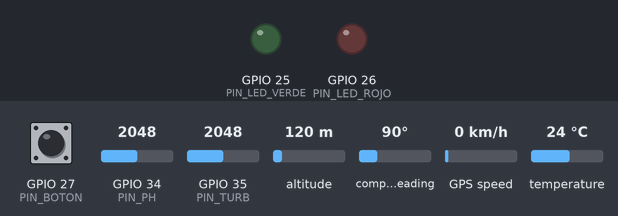
Recording of a sketch running on a simulated ESP32. Shown: output pins drawn as LEDs (lit = HIGH). Dashed ring = blinking. The test bench sets the inputs (shaded band); at power-on: GPIO 27 (PIN_BOTON) HIGH, GPIO 34 (PIN_PH) = 2048, GPIO 35 (PIN_TURB) = 2048, altitude 120 m, compass heading 90°, GPS speed 0 km/h, temperature 24 °C. WiFi joins after 1.5 s; servers stay silent unless stated; the local clock reads 2024-03-15 10:24:30 at power-on unless the sketch sets it; storage starts empty; the GPS gets a fix after 3 s at 37.7749, -122.4194 with 8 satellites; what the sketch prints to the serial monitor is not drawn.

Above: at 0.9 s.
At 3.7 s:
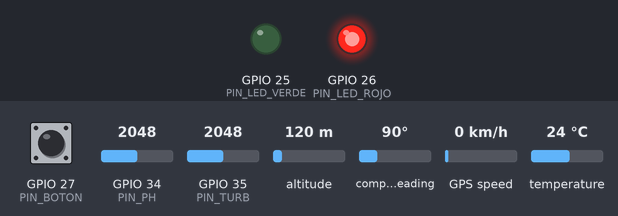
3.8 s: GPIO 27 (PIN_BOTON) pulled LOW for 0.15 s
At 5.05 s:
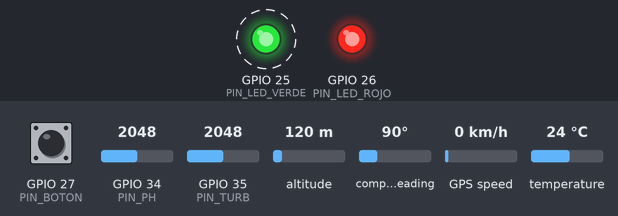
Timing chart, 0 to 7.1 s (numbered marks = the images above; inputs shaded):
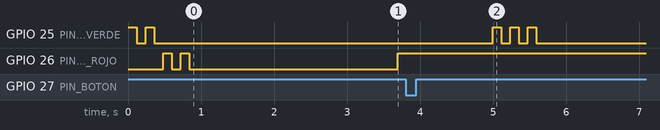

Measured:
- after the input at 3.8 s, GPIO 25 (PIN_LED_VERDE): alternates HIGH for 0.12 s and LOW for 0.12 s, 6 changes in all, then stays LOW, starting after 1.2 s

The sketch:

equipo_iot.ino
```cpp
// Equipo IoT - Rio San Juan de Rancas
// Mide temperatura (DS18B20), pH y turbidez. Muestra por USB, guarda en microSD
// con fecha y hora, envia a ThingSpeak por WiFi y avisa con dos LEDs.
// El reloj, la microSD, el GPS, el boton y los LEDs son opcionales: si no estan
// conectados, el equipo sigue funcionando sin ellos.
// Monitor serie a 115200.

#include <WiFi.h>
#include <HTTPClient.h>
#include <OneWire.h>
#include <DallasTemperature.h>
#include <Wire.h>
#include <SPI.h>
#include <SD.h>
#include <RTClib.h>
#include <TinyGPSPlus.h>

// ---- Pines ----
const int PIN_TEMP      = 4;
const int PIN_PH        = 34;
const int PIN_TURB      = 35;
const int PIN_LED_VERDE = 25;
const int PIN_LED_ROJO  = 26;
const int PIN_BOTON     = 27;   // el otro lado del boton va a tierra
const int PIN_SD_CS     = 5;    // microSD: SCK 18, MISO 19, MOSI 23
                                // reloj DS3231: SDA 21, SCL 22
const int PIN_GPS_RX    = 16;   // aqui llega el cable TX del GPS
const int PIN_GPS_TX    = 17;   // aqui llega el cable RX del GPS

// ---- Calibracion: cambiar por sus propias lecturas ----
float PH7_MV = 1500;        // mV que marca en el sobre de pH 7
float PH4_MV = 2032;        // mV que marca en el sobre de pH 4
float TURB_CLARA_V = 3.37;  // PROVISIONAL: medido al aire el 07/10. Repetir con agua limpia.

// ---- Limites para el LED rojo (provisionales) ----
const float PH_MIN  = 6.5;
const float PH_MAX  = 8.5;
const float NTU_MAX = 100;

// ---- WiFi y ThingSpeak ----
const bool USAR_WIFI = true;
const char* WIFI_NOMBRE = "H15P1";
const char* WIFI_CLAVE  = "123pablo";
const char* API_KEY     = "7QQWEPJOKDMQF5IY";
const unsigned long ENVIAR_CADA_MS = 20000;

OneWire oneWire(PIN_TEMP);
DallasTemperature sensorTemp(&oneWire);
RTC_DS3231 reloj;

bool hayReloj = false;
bool haySD = false;
bool alerta = false;
unsigned long ultimoEnvio = 0;
unsigned long ultimaLectura = 0;
unsigned long ultimoBoton = 0;
volatile bool botonPulsado = false;

float temp = 0, ph = 0, phMv = 0, ntu = 0, turbV = 0, turbPinMv = 0;

TinyGPSPlus gps;

void leerGPS() {
  while (Serial2.available()) gps.encode(Serial2.read());
}

bool gpsConUbicacion() {
  return gps.location.isValid() && gps.location.age() < 10000;
}

const char* estadoGPS() {
  if (gps.charsProcessed() < 10) return "no";
  return gpsConUbicacion() ? "si" : "buscando";
}

void IRAM_ATTR alPulsarBoton() { botonPulsado = true; }

float leerMilivoltios(int pin) {
  long suma = 0;
  for (int i = 0; i < 20; i++) { suma += analogReadMilliVolts(pin); delay(10); }
  return suma / 20.0;
}

String fechaHora() {
  if (!hayReloj) return "sin_reloj," + String(millis() / 1000);
  DateTime t = reloj.now();
  char b[24];
  snprintf(b, sizeof(b), "%04d-%02d-%02d,%02d:%02d:%02d",
           t.year(), t.month(), t.day(), t.hour(), t.minute(), t.second());
  return String(b);
}

void parpadear(int pin, int veces) {
  for (int i = 0; i < veces; i++) {
    digitalWrite(pin, HIGH); delay(120);
    digitalWrite(pin, LOW);  delay(120);
  }
}

void leerSensores() {
  sensorTemp.requestTemperatures();
  temp = sensorTemp.getTempCByIndex(0);

  phMv = leerMilivoltios(PIN_PH);
  ph = 7.0 + (PH7_MV - phMv) * 3.0 / (PH4_MV - PH7_MV);

  turbPinMv = leerMilivoltios(PIN_TURB);
  turbV = turbPinMv * 1.5 / 1000.0;            // deshace el divisor de 10k y 20k
  float v = turbV * 4.2 / TURB_CLARA_V;
  ntu = -1120.4 * v * v + 5742.3 * v - 4352.9;
  if (v < 2.5) ntu = 3000;
  if (ntu < 0) ntu = 0;

  // Alerta con un pequeno margen para que el LED no parpadee en el limite
  if (!alerta) {
    alerta = (ph < PH_MIN - 0.05) || (ph > PH_MAX + 0.05) || (ntu > NTU_MAX * 1.1);
  } else {
    alerta = !((ph > PH_MIN + 0.05) && (ph < PH_MAX - 0.05) && (ntu < NTU_MAX * 0.9));
  }
  digitalWrite(PIN_LED_ROJO, alerta ? HIGH : LOW);
  digitalWrite(PIN_LED_VERDE, alerta ? LOW : HIGH);
}

void guardarEnSD(const char* origen) {
  if (!haySD) return;
  File f = SD.open("/datos.csv", FILE_APPEND);
  if (!f) { Serial.println("microSD: no se pudo escribir"); return; }
  f.printf("%s,%.1f,%.2f,%.0f,%.2f,%.0f,", fechaHora().c_str(), temp, ph, ntu, turbV, phMv);
  if (gpsConUbicacion()) f.printf("%.6f,%.6f,", gps.location.lat(), gps.location.lng());
  else f.print(",,");
  f.println(origen);
  f.close();
  Serial.println("microSD: guardado");
}

void enviarThingSpeak() {
  if (!USAR_WIFI || WiFi.status() != WL_CONNECTED) return;
  HTTPClient http;
  char url[300];
  int n = snprintf(url, sizeof(url),
           "http://api.thingspeak.com/update?api_key=%s&field1=%.1f&field2=%.2f&field3=%.0f",
           API_KEY, temp, ph, ntu);
  if (gpsConUbicacion()) {
    snprintf(url + n, sizeof(url) - n, "&lat=%.6f&long=%.6f", gps.location.lat(), gps.location.lng());
  }
  http.begin(url);
  Serial.printf("Envio a ThingSpeak: %d\n", http.GET());
  http.end();
  ultimoEnvio = millis();
}

void setup() {
  Serial.begin(115200);
  pinMode(PIN_LED_VERDE, OUTPUT);
  pinMode(PIN_LED_ROJO, OUTPUT);
  pinMode(PIN_BOTON, INPUT_PULLUP);
  attachInterrupt(digitalPinToInterrupt(PIN_BOTON), alPulsarBoton, FALLING);
  parpadear(PIN_LED_VERDE, 2);
  parpadear(PIN_LED_ROJO, 2);

  sensorTemp.begin();

  Serial2.setRxBufferSize(1024);
  Serial2.begin(9600, SERIAL_8N1, PIN_GPS_RX, PIN_GPS_TX);

  Wire.begin(21, 22);
  hayReloj = reloj.begin();
  if (hayReloj && (reloj.lostPower() || reloj.now().year() < 2026)) {
    reloj.adjust(DateTime(F(__DATE__), F(__TIME__)));   // pone la hora de la PC al subir el codigo
  }

  haySD = SD.begin(PIN_SD_CS);
  if (haySD && !SD.exists("/datos.csv")) {
    File f = SD.open("/datos.csv", FILE_WRITE);
    if (f) { f.println("fecha,hora,temperatura_C,pH,turbidez_NTU,turbidez_V,pH_mV,latitud,longitud,origen"); f.close(); }
  }

  if (USAR_WIFI) {
    WiFi.begin(WIFI_NOMBRE, WIFI_CLAVE);
    for (int i = 0; i < 30 && WiFi.status() != WL_CONNECTED; i++) delay(500);
  }
}

void loop() {
  leerGPS();

  if (millis() - ultimaLectura >= 2000) {
    ultimaLectura = millis();
    leerSensores();
    Serial.printf("Temp: %.1f C | pH: %.2f (%.0f mV) | Turbidez: %.0f NTU aprox (%.2f V, pin %.0f mV) | "
                  "Reloj:%s SD:%s GPS:%s WiFi:%s Alerta:%s\n",
                  temp, ph, phMv, ntu, turbV, turbPinMv,
                  hayReloj ? "si" : "no", haySD ? "si" : "no", estadoGPS(),
                  WiFi.status() == WL_CONNECTED ? "si" : "no", alerta ? "SI" : "no");
  }

  // Boton: guarda y envia la medicion en ese momento
  if (botonPulsado) {
    botonPulsado = false;
    if (millis() - ultimoBoton > 1000) {
      ultimoBoton = millis();
      Serial.println("Boton: guardando medicion");
      leerSensores();
      guardarEnSD("boton");
      if (millis() - ultimoEnvio > 16000) enviarThingSpeak();
      parpadear(PIN_LED_VERDE, 3);
      digitalWrite(PIN_LED_VERDE, alerta ? LOW : HIGH);
    }
  }

  // Envio y guardado automatico
  if (millis() - ultimoEnvio > ENVIAR_CADA_MS) {
    guardarEnSD("auto");
    enviarThingSpeak();
    if (!USAR_WIFI || WiFi.status() != WL_CONNECTED) ultimoEnvio = millis();
  }
  delay(20);
}
```
